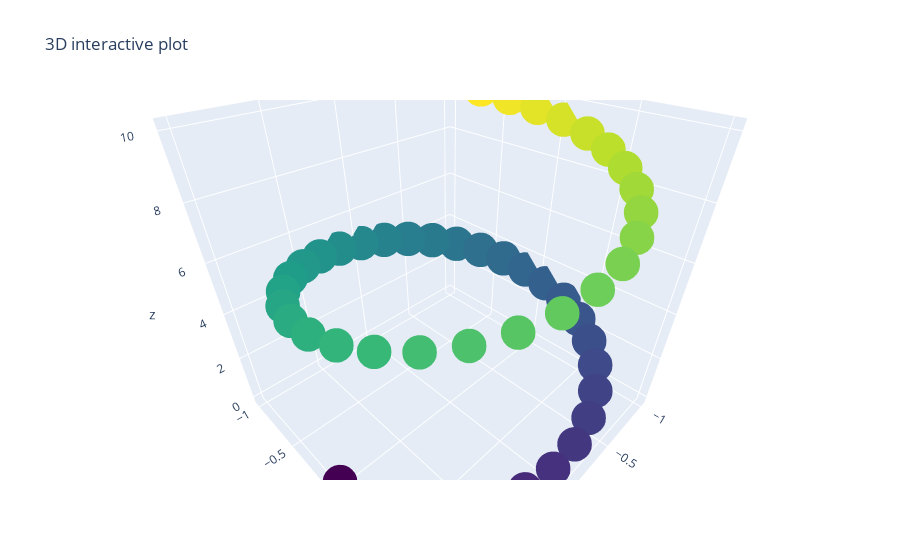

The cell this chart's notebook holds for it:
### Code cell
## Now lets create our scatter plot!

trace = go.Scatter3d(x=X,y=Y,z=Z,mode='markers',marker=dict(size=12,color=Z,colorscale='Viridis')) ## Use the capital Scatter3d not the lower case and notice ths scheme is similar to what we have worked with so far

layout = go.Layout(title='3D interactive plot') ## Now lets define the layout of the of our 3D scatter plot. This will specifically contain the title.
fig = go.Figure(data=[trace],layout=layout) ## Now lets define the figure. The data is the trace and the layout is the layout. Fairly simple

fig.show() ## Now lets create the plot!
